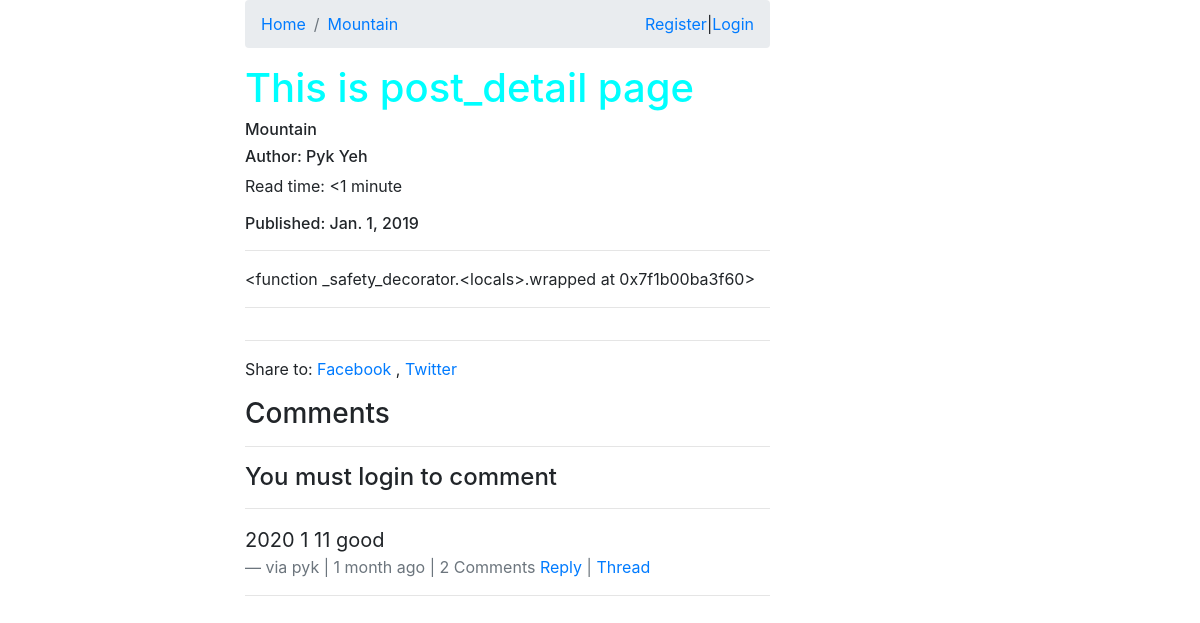
The app's page /posts/mountain/ with its own data.
### posts/models.py (models this page shows, shortened)
class Post(models.Model):
    title = models.CharField(max_length=120)
    user = models.ForeignKey(settings.AUTH_USER_MODEL, default=1, on_delete=SET_NULL, null=True)
    slug = models.SlugField(unique=True)
    read_time = models.IntegerField(default=0)
    image = models.ImageField(upload_to=upload_location,
        null=True,
        blank=True,
        height_field='height_field',
        width_field='width_field')
    height_field = models.IntegerField(default=0)
    width_field = models.IntegerField(default=0)
    content = models.TextField()
    draft = models.BooleanField(default=False)
    publish = models.DateField(auto_now=False, auto_now_add=False)
    updated = models.DateTimeField(auto_now=True, auto_now_add=False)
    timestamp = models.DateTimeField(auto_now=False, auto_now_add=True)
    objects = PostManager() # 'objects' is 'Post.objects'
    def get_absolute_url(self):
        return reverse('posts:detail', kwargs={'slug': self.slug})
    def get_markdown(self):
        return mark_safe(markdown(self.content))
    class Meta:
        ordering = ["-timestamp", "-updated"]
    @property
    def comments(self):
        instance = self
        qs = Comment.objects.filter_by_instance(instance)
        return qs
    @property
    def get_content_type(self):
        instance = self
        content_type = ContentType.objects.get_for_model(instance.__class__)
        return content_type

### comments/models.py (models this page shows, shortened)
class Comment(models.Model):
    user = models.ForeignKey(settings.AUTH_USER_MODEL, default=1, on_delete=SET_NULL, null=True)
    content_type = models.ForeignKey(ContentType, on_delete=models.CASCADE)
    object_id = models.PositiveIntegerField()
    content_object = GenericForeignKey('content_type', 'object_id')
    parent = models.ForeignKey('self', on_delete=models.CASCADE, blank=True, null=True)
    content = models.TextField()
    timestamp = models.DateTimeField(auto_now_add=True)
    objects = CommentManager()
    class Meta:
        ordering = ['-timestamp']
    def children(self): #replies
        return Comment.objects.filter(parent=self)
    def get_absolute_url(self):
        return reverse('comments:thread', kwargs={'id': self.id})

### posts/views.py (the view, shortened to what this page needs)
# urls.py: path('<slug>/', views.post_detail, name='detail'),
def post_detail(request, slug=None):
    instance = get_object_or_404(Post, slug=slug)
    if instance.draft or instance.publish > timezone.now().date():
        if not request.user.is_staff and not request.user.is_superuser:
            raise Http404
    share_string = quote_plus(instance.content)
    comments = instance.comments
    initial_data = {
        'content_type': instance.get_content_type,
        'object_id' : instance.id
    }
    form = CommentForm(request.POST or None, initial=initial_data)
    context = {
        'instance': instance,
        'share_string': share_string,
        'comments': comments,
        'comment_form': form
    }
    return render(request, 'posts/post_detail.html', context=context)

### comments/models.py (called while the page is built)
    def filter_by_instance(self, instance):
        content_type = ContentType.objects.get_for_model(instance.__class__)
        object_id = instance.id
        qs = super(CommentManager, self).filter(content_type=content_type, object_id=object_id).filter(parent=None)
        return qs

### posts/templatetags/urltify.py (called while the page is built)
@register.filter
def urltify(value):
    return quote_plus(value)

### posts/templates/posts/post_detail.html (shortened to what this page needs)
{% extends "posts/base.html" %}
{% load urltify %}
{% load crispy_forms_tags %}
{% block post_detail_link %}
<li class="breadcrumb-item"><a href="{{ instance.get_absolute_url }}">{{ instance.title }}</a></li>
{% endblock post_detail_link %}
{% block content %}
    <h1>This is post_detail page</h1>
    <h6>{{ instance.title }}</h6>
    {% if instance.user.get_full_name %}
        <h6>Author: {{ instance.user.get_full_name }}</h6>
    {% endif %}
    <p>Read time: {% if instance.read_time <= 1 %}<1 minute{% else %}{{ instance.read_time}} minutes{% endif %}</p>
    <h6>
        Published: {{ instance.publish }}
    </h6>
    <hr>
    <div class="post-detail-item">{{ instance.get_markdown }}</div>
    <hr>
    <hr>
    <div class="share-to-social-media">
        <p>Share to:
        <a href="https://www.facebook.com/sharer/sharer.php?u={{ request.build_absolute_uri }}">
            Facebook
        </a>,
        <a href="https://twitter.com/intent/tweet?text={{share_string}}%20{{ request.build_absolute_uri }}">
            Twitter
        </a>
        </p>
    </div>
    <div class="">
        <h3>Comments</h3><hr>
        {% if request.user.is_autheticated %}
        <form action="." method="POST">{% csrf_token %}
            {{ comment_form | crispy }}
            <input type="submit" class="btn btn-default" value="Leave a comment">
        </form>
        {% else %}
        <h4>You must login to comment</h4>
        <hr>
        {% endif %}
        {% for comment in comments %}
            <blockquote class="blockquote">
                <p class="mb-0">{{ comment.content }}</p>
                <footer class="blockquote-footer">via {{ comment.user }} | {{ comment.timestamp | timesince }} ago
                    {% if comment.children.count > 0 %}
                     | {{ comment.children.count }} Comment{% if comment.children.count > 1 %}s{% endif %}
                    {% endif %}
                    <a href="#" class="comment-reply-btn">Reply</a> |
                    <a href="{{ comment.get_absolute_url }}">Thread</a>
                </footer>
            </blockquote>
            <hr>
        {% endfor %}
    </div>
{% endblock content %}

### posts/static/posts/css/base.css (style rules this page uses)
h1 { color: aqua; }

### records on screen
Post: title "Mountain", user.get_full_name "Pyk Yeh", publish "Jan. 1, 2019", get_markdown "<function _safety_decorator.<locals>.wrapped at 0x7f1b00ba3f60>"
Comment: content "2020 1 11 good", user "pyk", timestamp "1 month", children.count "2"
